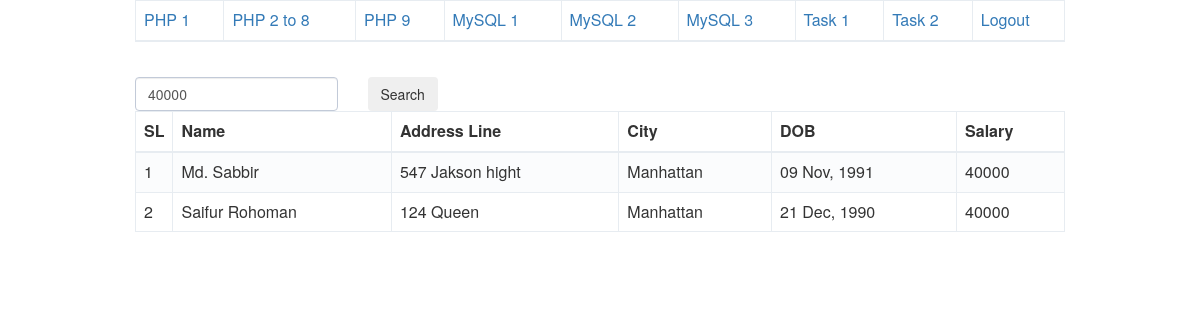
Page /mysql3.php on the committed database.
### tables this page shows
CREATE TABLE `person_address` (
  `id` int(11) NOT NULL,
  `person_id` int(11) NOT NULL,
  `address_line` varchar(100) NOT NULL,
  `city` varchar(50) NOT NULL DEFAULT ''
);

CREATE TABLE `person` (
  `id` int(11) NOT NULL,
  `name` varchar(30) NOT NULL,
  `dob` date NOT NULL,
  `salary` int(11) NOT NULL
);

### classes/ControllerBase.php (called while the page is built, shortened)
<?php
class ControllerBase  {
    private $username = '';
    private $password = '';
    private $dbname = '';
	private $hostname ='localhost';
	function __construct($user=null,$password=null,$db=null) {
		$this->username=($user ==null)?'root':$user;
		$this->password=($password ==null)?'':$password;
		$this->dbname=($db ==null)?'test':$db;
    }
	private function databaseConnection()
	{
		$this->conn = new mysqli($this->hostname, $this->username, $this->password,$this->dbname);
	}
}

### classes/ControllerErp.php (called while the page is built, shortened)
<?php
include_once("ControllerBase.php");
class ControllerErp extends ControllerBase {
    public function selectQuery($query){
		$rows =[];
		try{
			$result = mysqli_query($this->conn,$query);
			if(mysqli_num_rows($result)){
				$rows = mysqli_fetch_all($result, MYSQLI_ASSOC);
			}
		} catch (Exception $e) {
			$flag[1]  = $e->getMessage();
		}
		return $rows;
	}
	function dateDecode($dates, $format = 1) {
		$date = '--';
		if ($dates == '' || $dates == '0000-00-00' || $dates == '1970-01-01' || $dates == '0000-00-00 00:00:00') {
			return '';
		} else {
			if ($format == 1)
				$date = date("d M, Y", strtotime($dates));
		}
		return $date;
	}
}

### mysql3.php (the view, shortened to what this page needs)
<?php
include_once("classes/ControllerErp.php");
	$obj = new ControllerErp();
	$salary ='40000';
	$query = "Select * from person left join ";
	$query .= "person_address on person_address.person_id = person.id ";
	$query .= " where person_address.city='Manhattan' and person.salary >=$salary";
	$result = $obj->selectQuery($query);
?>
<html>
	<head>
		<link href="css/font-awesome/css/font-awesome.min.css" rel="stylesheet" type="text/css" />
		<link href="css/bootstrap/css/bootstrap.min.css" rel="stylesheet" type="text/css" />
	</head>
	<body>
		<div class="container">
			<div class="row">
				<?php
				include_once('nav.php');
				?>
				<div class="col-md-12 row">
				<form class="login-form" action="mysql3.php" method="get">
					<div class="form-group ">
						<div class="col-md-3">
						  <input type="text" name="salary" value="<?=$salary?>" id="salary" placeholder="Salary" autocomplete="off" class="form-control placeholder-no-fix" />
						</div>
						<div class="col-md-2">
							<input type="submit" class="btn green" name="Search" value="Search"/>
						</div>
					</div>
				</form>
				</div>
				<div class="col-md-12">
					<div class="table-responsive">
						<table class="table table-striped table-bordered table-hover table-checkable order-column data_grid" id="sample_1">
							<thead>
								<tr>
									<th width="3%"> SL </th>
									<th>Name </th>
									<th>Address Line </th>
									<th>City </th>
									<th>DOB </th>
									<th>Salary </th>
								</tr>
							</thead>
							<tbody>
							<?php
							foreach($result as $k =>$val){
							?>
							<tr>
								<td><?=($k+1)?></td>
								<td><?=$val['name']?></td>
								<td><?=$val['address_line']?></td>
								<td><?=$val['city']?></td>
								<td><?=$obj->dateDecode($val['dob'])?></td>
								<td><?=$val['salary']?></td>
							</tr>
							<?php }?>
							</tbody>
						</table>
					</div>
				</div>
			</div>
		</div>
	</body>
</html>

### nav.php
<div class="col-md-12">
	<table class="table table-striped table-bordered table-hover table-checkable order-column data_grid" id="sample_1">
		<thead>
			<tr>
				<td><a href="php1.php">PHP 1  </a></td>
				<td><a href="php2.php">PHP 2 to 8  </a></td>
				<td><a href="php8.php">PHP 9  </a></td>
				<td><a href="mysql1.php">MySQL 1  </a></td>
				<td><a href="mysql2.php">MySQL 2 </a></td>
				<td><a href="mysql3.php">MySQL 3 </a></td>
				<td><a href="index.php">Task 1 </a></td>
				<td><a href="dashboard.php">Task 2 </a></td>
				<td><a href="logout.php">Logout </a></td>
			</tr>
		</thead>
	</table>
</div>

### mysql3.php (style rules this page uses)
.container { width:960px; }

### rows in the picture
person_address: person.name "Md. Sabbir", address_line "547 Jakson hight", city "Manhattan", person.dob "09 Nov, 1991", person.salary "40000"
person_address: person.name "Saifur Rohoman", address_line "124 Queen", city "Manhattan", person.dob "21 Dec, 1990", person.salary "40000"
